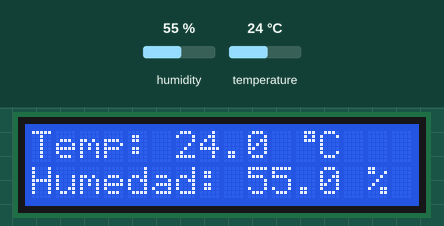
This program was run on a simulated MicroPython board. Shown: 16×2 character LCD. The test bench sets the inputs (shaded band); at power-on: humidity 55 %, temperature 24 °C.

Above: at 3.2 s.
3.3 s: humidity set to 22 %
At 4.5 s:
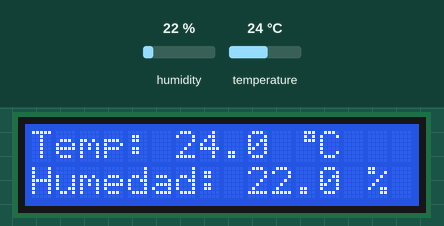
7.4 s: temperature set to 12 °C
At 9.2 s:
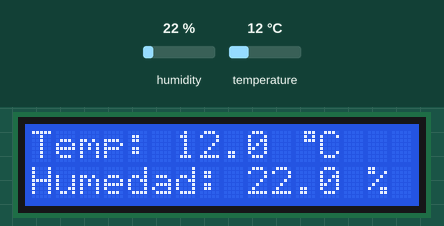
10.9 s: humidity set to 40 %
At 11.9 s:
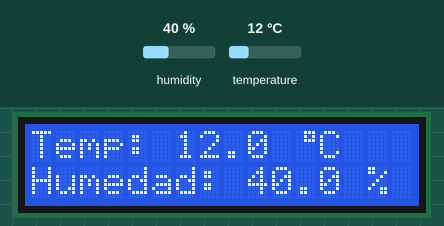
14.1 s: temperature set to 19 °C
At 15.4 s:
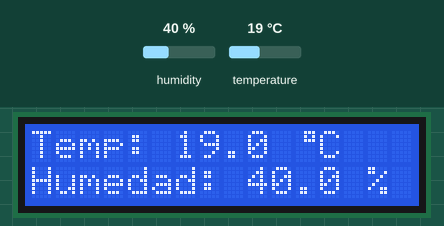
Timing chart, 0 to 17.1 s (numbered marks = the images above; inputs shaded):
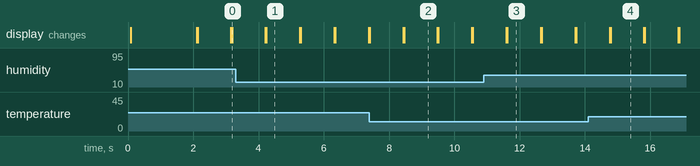

The program:

ejemplo09_uso_lcd3.py
```python
from machine import Pin, SoftI2C
from lcd_api import LcdApi
from i2c_lcd import I2cLcd
from time import sleep
from dht import DHT22

i2c = SoftI2C(sda=Pin(19), scl=Pin(18), freq=1000000)

lcd = I2cLcd(i2c, 0x27, 2, 16)

sensor = DHT22(Pin(13))

nene = bytearray ([
  0b01110,							# ⬜⬛⬛⬛⬜ = 0x0E
  0b01010,							# ⬜⬛⬜⬛⬜ = 0x0A
  0b01110,							# ⬜⬛⬛⬛⬜ = 0x0E
  0b11111,							# ⬛⬛⬛⬛⬛ = 0x1F
  0b00100,							# ⬜⬜⬛⬜⬜ = 0x04
  0b00100,							# ⬜⬜⬛⬜⬜ = 0x04
  0b01010,							# ⬜⬛⬛⬛⬜ = 0x0E
  0b10001		  					# ⬛⬜⬜⬜⬛ = 0x11
])

smile = bytearray([0x00, 0x00, 0x0A, 0x00, 0x11, 0x0E, 0x00, 0x00])
grados = bytearray([ 0x07, 0x05, 0x07, 0x00, 0x00, 0x00, 0x00, 0x00])

lcd.custom_char(0, nene)
lcd.custom_char(1, smile)
lcd.custom_char(2, grados)

lcd.move_to(0,0)
lcd.putstr(f"Micropython ! {chr(0)}{chr(0)}")

lcd.move_to(2,1)
lcd.putstr(f"{chr(1)} UTN-FRT {chr(1)}")

sleep(2)

while True:
    sensor.measure() # Leemos los valores del sensor
    temperatura = sensor.temperature() # Obtenemos la temperatura
    humedad = sensor.humidity() # Obtenemos la humedad
    lcd.clear()
    lcd.move_to(0,0)
    lcd.putstr(f'Temp: {temperatura} {chr(2)}C')
    lcd.move_to(0,1)
    lcd.putstr(f'Humedad: {humedad} %')
    sleep(1)
```

Measured:
- after the input at 7.4 s, the display: first differs from a run without the input after 1.1 s (image 2)
- after the input at 10.9 s, the display: first differs from a run without the input after 0.72 s (image 3)
- after the input at 14.1 s, the display: first differs from a run without the input after 0.69 s (image 4)
- what the display in image 1 shows lasts 1.1 s, from 4.2 s to 5.3 s
